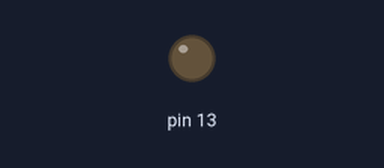
Recording of a sketch running on a simulated Arduino Uno, built with avr-gcc and run on an emulated ATmega328P. Parts: output pins drawn as LEDs (lit = HIGH).

Above: at 0.42 s.
At 39.9 s:
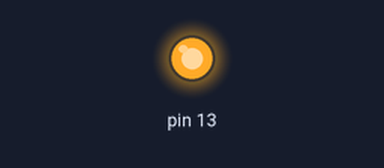
Timing chart, 0 to 40.0 s (numbered marks = the images above):
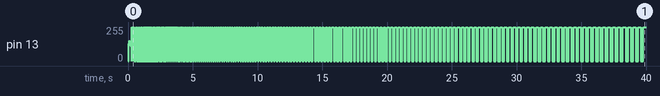

The sketch:

tutor_.ino
```cpp
void setup() {
  // put your setup code here, to run once:
  pinMode(13, OUTPUT);

}

int delay_time = 0;

void loop() {
  // put your main code here, to run repeatedly:
  digitalWrite(13, HIGH);
  delay(delay_time);
  digitalWrite(13, LOW);
  delay(delay_time);
  delay_time = delay_time +1;

}
```
